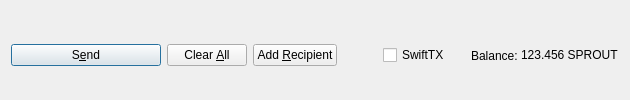
         <widget class="QFrame" name="frame_Send">
          <layout class="QHBoxLayout" name="horizontalLayout">
           <property name="bottomMargin">
            <number>0</number>
           </property>
           <item>
            <widget class="QPushButton" name="sendButton">
             <property name="minimumSize">
              <size>
               <width>150</width>
               <height>0</height>
              </size>
             </property>
             <property name="toolTip">
              <string>Confirm the send action</string>
             </property>
             <property name="text">
              <string>S&amp;end</string>
             </property>
             <property name="icon">
              <iconset resource="../sprout.qrc">
               <normaloff>:/icons/send</normaloff>:/icons/send</iconset>
             </property>
             <property name="autoDefault">
              <bool>false</bool>
             </property>
             <property name="default">
              <bool>true</bool>
             </property>
            </widget>
           </item>
           <item>
            <widget class="QPushButton" name="clearButton">
             <property name="sizePolicy">
              <sizepolicy hsizetype="Minimum" vsizetype="Fixed">
               <horstretch>0</horstretch>
               <verstretch>0</verstretch>
              </sizepolicy>
             </property>
             <property name="toolTip">
              <string>Clear all fields of the form.</string>
             </property>
             <property name="text">
              <string>Clear &amp;All</string>
             </property>
             <property name="icon">
              <iconset resource="../sprout.qrc">
               <normaloff>:/icons/remove</normaloff>:/icons/remove</iconset>
             </property>
             <property name="autoDefault">
              <bool>false</bool>
             </property>
            </widget>
           </item>
           <item>
            <widget class="QPushButton" name="addButton">
             <property name="toolTip">
              <string>Send to multiple recipients at once</string>
             </property>
             <property name="text">
              <string>Add &amp;Recipient</string>
             </property>
             <property name="icon">
              <iconset resource="../sprout.qrc">
               <normaloff>:/icons/add</normaloff>:/icons/add</iconset>
             </property>
             <property name="autoDefault">
              <bool>false</bool>
             </property>
            </widget>
           </item>
           <item>
            <spacer name="horizontalSpacer">
             <property name="orientation">
              <enum>Qt::Horizontal</enum>
             </property>
             <property name="sizeHint" stdset="0">
              <size>
               <width>40</width>
               <height>20</height>
              </size>
             </property>
            </spacer>
           </item>
           <item>
            <layout class="QHBoxLayout" name="horizontalLayout_2">
             <property name="spacing">
              <number>3</number>
             </property>
             <item>
              <widget class="QCheckBox" name="checkSwiftTX">
               <property name="enabled">
                <bool>true</bool>
               </property>
               <property name="minimumSize">
                <size>
                 <width>85</width>
                 <height>0</height>
                </size>
               </property>
               <property name="text">
                <string>SwiftTX</string>
               </property>
              </widget>
             </item>
             <item>
              <widget class="QLabel" name="label">
               <property name="text">
                <string>Balance:</string>
               </property>
              </widget>
             </item>
             <item>
              <widget class="QLabel" name="labelBalance">
               <property name="sizePolicy">
                <sizepolicy hsizetype="Preferred" vsizetype="Fixed">
                 <horstretch>0</horstretch>
                 <verstretch>0</verstretch>
                </sizepolicy>
               </property>
               <property name="cursor">
                <cursorShape>IBeamCursor</cursorShape>
               </property>
               <property name="text">
                <string notr="true">123.456 SPROUT</string>
               </property>
               <property name="textInteractionFlags">
                <set>Qt::LinksAccessibleByMouse|Qt::TextSelectableByKeyboard|Qt::TextSelectableByMouse</set>
               </property>
              </widget>
             </item>
            </layout>
           </item>
          </layout>
         </widget>
